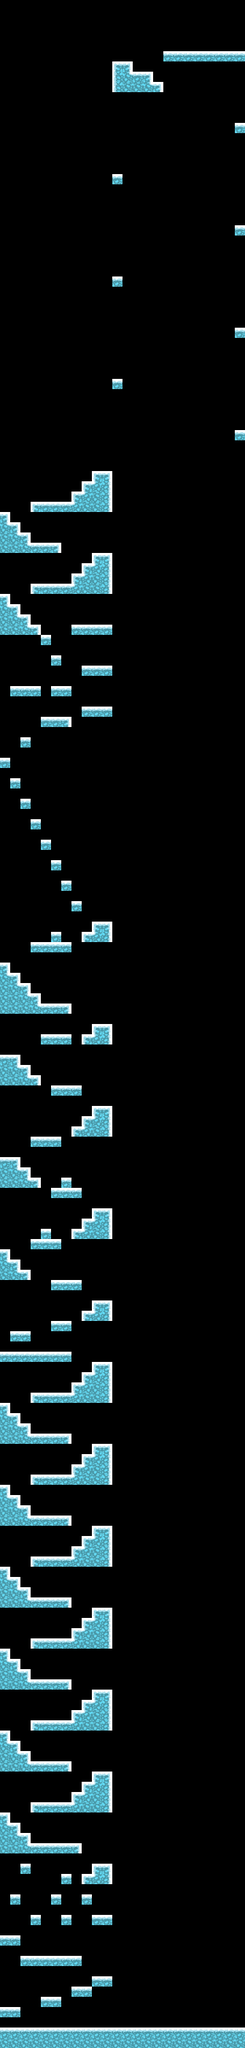

This is a level from a 2D game, rendered from its Tiled map with the project's own tilesets. A one-line summary and the map file follow, with tile-layer data summarised:
An orthogonal 24x200 tile map with 16x16 px tiles, 1 tile layer (ground) and 180 objects (23x breakable, 3x collider, 2x iceGoblin, player, flag).

<map version="1.4" tiledversion="1.4.2" orientation="orthogonal" renderorder="right-down" width="24" height="200" tilewidth="16" tileheight="16" infinite="0" nextlayerid="7" nextobjectid="182">
 <editorsettings>
  <export target="../levels/5.lua" format="lua" />
 </editorsettings>
 <tileset firstgid="1" name="tileset" tilewidth="16" tileheight="16" tilecount="36" columns="9">
  <image source="../../../graphics/tileset.png" width="144" height="64" />
 </tileset>
 <layer id="2" name="ground" width="24" height="200">
  <data>[4800 cells, 480 non-empty, 8 distinct tile ids]</data>
 </layer>
 <objectgroup color="#55007f" id="3" name="entity" visible="0">
  <object id="1" name="Player" type="player" x="128" y="3152" width="16" height="16" />
  <object id="178" name="Ice Goblin" type="iceGoblin" x="48" y="2096" width="16" height="16" />
  <object id="179" name="Ice Goblin" type="iceGoblin" x="64" y="3040" width="16" height="16" />
 </objectgroup>
 <objectgroup id="4" name="powerup" visible="0" />
 <objectgroup color="#ff0000" id="5" name="object" visible="0">
  <object id="139" name="Breakable" type="breakable" x="208" y="720" width="16" height="8" />
  <object id="140" name="Breakable" type="breakable" x="272" y="704" width="16" height="8" />
  <object id="141" name="Breakable" type="breakable" x="336" y="704" width="16" height="8" />
  <object id="142" name="Breakable" type="breakable" x="336" y="640" width="16" height="8" />
  <object id="143" name="Breakable" type="breakable" x="272.5" y="640" width="16" height="8" />
  <object id="144" name="Breakable" type="breakable" x="208" y="624" width="16" height="8" />
  <object id="149" name="Breakable" type="breakable" x="208" y="560" width="16" height="8" />
  <object id="150" name="Breakable" type="breakable" x="272" y="544" width="16" height="8" />
  <object id="151" name="Breakable" type="breakable" x="336" y="544" width="16" height="8" />
  <object id="153" name="Breakable" type="breakable" x="336" y="480" width="16" height="8" />
  <object id="154" name="Breakable" type="breakable" x="272" y="480" width="16" height="8" />
  <object id="155" name="Breakable" type="breakable" x="208" y="464" width="16" height="8" />
  <object id="157" name="Breakable" type="breakable" x="208" y="400" width="16" height="8" />
  <object id="158" name="Breakable" type="breakable" x="272" y="384" width="16" height="8" />
  <object id="159" name="Breakable" type="breakable" x="336" y="384" width="16" height="8" />
  <object id="161" name="Breakable" type="breakable" x="336" y="320" width="16" height="8" />
  <object id="162" name="Breakable" type="breakable" x="272" y="320" width="16" height="8" />
  <object id="163" name="Breakable" type="breakable" x="208" y="304" width="16" height="8" />
  <object id="164" name="Breakable" type="breakable" x="208" y="240" width="16" height="8" />
  <object id="165" name="Breakable" type="breakable" x="272" y="224" width="16" height="8" />
  <object id="166" name="Breakable" type="breakable" x="336" y="224" width="16" height="8" />
  <object id="167" name="Breakable" type="breakable" x="336" y="160" width="16" height="8" />
  <object id="168" name="Breakable" type="breakable" x="272" y="160" width="16" height="8" />
  <object id="175" name="Flag" type="flag" x="336" y="48" width="16" height="16" />
  <object id="177" name="Enemy Collider" type="collider" x="112" y="2096" width="1" height="16" />
  <object id="180" name="Enemy Collider" type="collider" x="128" y="3038" width="1" height="16" />
  <object id="181" name="Enemy Collider" type="collider" x="32" y="3040" width="1" height="16" />
 </objectgroup>
 <objectgroup color="#000000" id="6" name="solid" visible="0">
  <properties>
   <property name="collidable" type="bool" value="true" />
  </properties>
  <object id="2" x="0" y="3168" width="384" height="32">
   <properties>
    <property name="collidable" type="bool" value="true" />
   </properties>
  </object>
  <object id="3" x="0" y="3136" width="32" height="16">
   <properties>
    <property name="collidable" type="bool" value="true" />
   </properties>
  </object>
  <object id="4" x="64" y="3120" width="32" height="16">
   <properties>
    <property name="collidable" type="bool" value="true" />
   </properties>
  </object>
  <object id="5" x="112" y="3104" width="32" height="16">
   <properties>
    <property name="collidable" type="bool" value="true" />
   </properties>
  </object>
  <object id="6" x="144" y="3088" width="32" height="16">
   <properties>
    <property name="collidable" type="bool" value="true" />
   </properties>
  </object>
  <object id="7" x="32" y="3056" width="96" height="16">
   <properties>
    <property name="collidable" type="bool" value="true" />
   </properties>
  </object>
  <object id="8" x="0" y="3024" width="32" height="16">
   <properties>
    <property name="collidable" type="bool" value="true" />
   </properties>
  </object>
  <object id="9" x="48" y="2992" width="16" height="16">
   <properties>
    <property name="collidable" type="bool" value="true" />
   </properties>
  </object>
  <object id="10" x="96" y="2992" width="16" height="16">
   <properties>
    <property name="collidable" type="bool" value="true" />
   </properties>
  </object>
  <object id="11" x="144" y="2992" width="32" height="16">
   <properties>
    <property name="collidable" type="bool" value="true" />
   </properties>
  </object>
  <object id="12" x="128" y="2960" width="16" height="16">
   <properties>
    <property name="collidable" type="bool" value="true" />
   </properties>
  </object>
  <object id="13" x="80" y="2960" width="16" height="16">
   <properties>
    <property name="collidable" type="bool" value="true" />
   </properties>
  </object>
  <object id="14" x="16" y="2960" width="16" height="16">
   <properties>
    <property name="collidable" type="bool" value="true" />
   </properties>
  </object>
  <object id="15" x="32" y="2912" width="16" height="16">
   <properties>
    <property name="collidable" type="bool" value="true" />
   </properties>
  </object>
  <object id="16" x="96" y="2928" width="16" height="16">
   <properties>
    <property name="collidable" type="bool" value="true" />
   </properties>
  </object>
  <object id="17" x="128" y="2928" width="16" height="16">
   <properties>
    <property name="collidable" type="bool" value="true" />
   </properties>
  </object>
  <object id="18" x="144" y="2912" width="32" height="32">
   <properties>
    <property name="collidable" type="bool" value="true" />
   </properties>
  </object>
  <object id="19" x="0" y="2880" width="128" height="16">
   <properties>
    <property name="collidable" type="bool" value="true" />
   </properties>
  </object>
  <object id="20" x="0" y="2864" width="48" height="16">
   <properties>
    <property name="collidable" type="bool" value="true" />
   </properties>
  </object>
  <object id="21" x="0" y="2848" width="32" height="16">
   <properties>
    <property name="collidable" type="bool" value="true" />
   </properties>
  </object>
  <object id="22" x="0" y="2832" width="16" height="16">
   <properties>
    <property name="collidable" type="bool" value="true" />
   </properties>
  </object>
  <object id="23" x="48" y="2816" width="128" height="16">
   <properties>
    <property name="collidable" type="bool" value="true" />
   </properties>
  </object>
  <object id="24" x="112" y="2800" width="64" height="16">
   <properties>
    <property name="collidable" type="bool" value="true" />
   </properties>
  </object>
  <object id="25" x="128" y="2784" width="48" height="16">
   <properties>
    <property name="collidable" type="bool" value="true" />
   </properties>
  </object>
  <object id="26" x="144" y="2768" width="32" height="16">
   <properties>
    <property name="collidable" type="bool" value="true" />
   </properties>
  </object>
  </objectgroup>
</map>
<!-- 125 of 180 objects omitted -->
